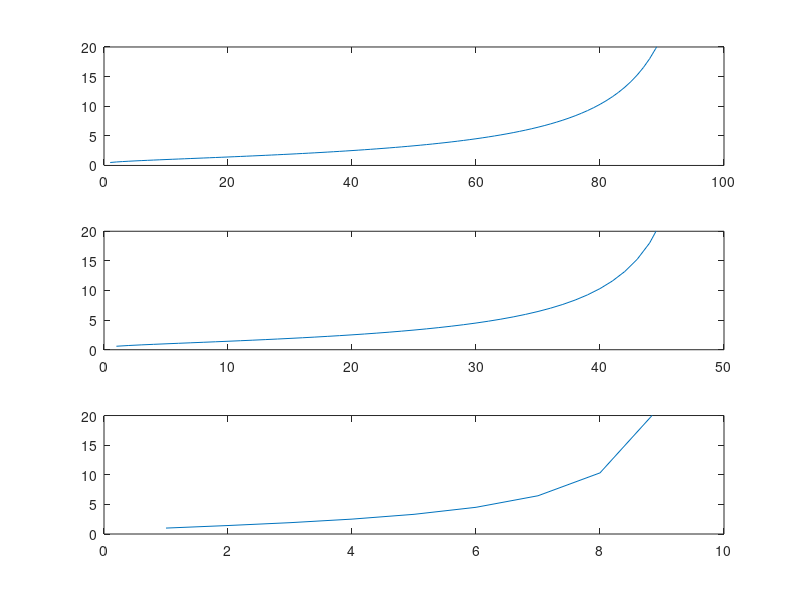

Write MATLAB code to recreate this figure.
% Each word will be represented by n features if there are n classes in classification.
% Given word w and class C,
% y(w, C) = 1./log10(t/x);
% t is the total occurrences of the word w in all classes,
% x is the occuurence count of w for class C,
% y is the feature value calculated for the word w for a particular class C.
% The review/ observation will thus have n features as well, summing up the values of y for all the words in the review,
% corresponding to a given class.

x = (1:99)';
y1 = 1./log10(100./x);
subplot(311), plot(x,y1), axis([0 100 0 20]);

x = (1:49)';
y2 = 1./log10(50./x);
subplot(312), plot(x,y2), axis([0 50 0 20]);

x = (1:9)';
y3 = 1./log10(10./x);
subplot(313), plot(x,y3), axis([0 10 0 20]);
